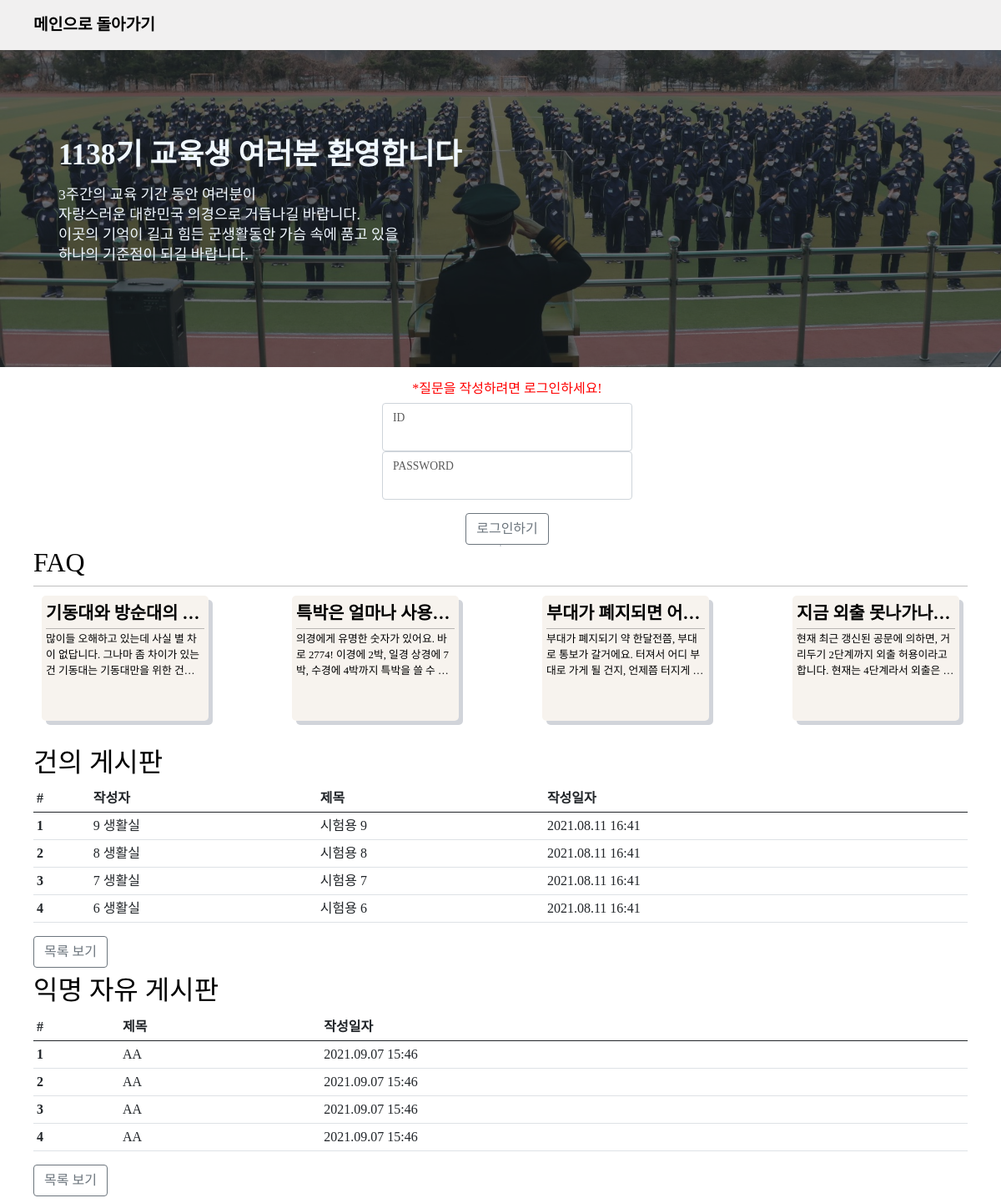
Page /main on the earlier database version.
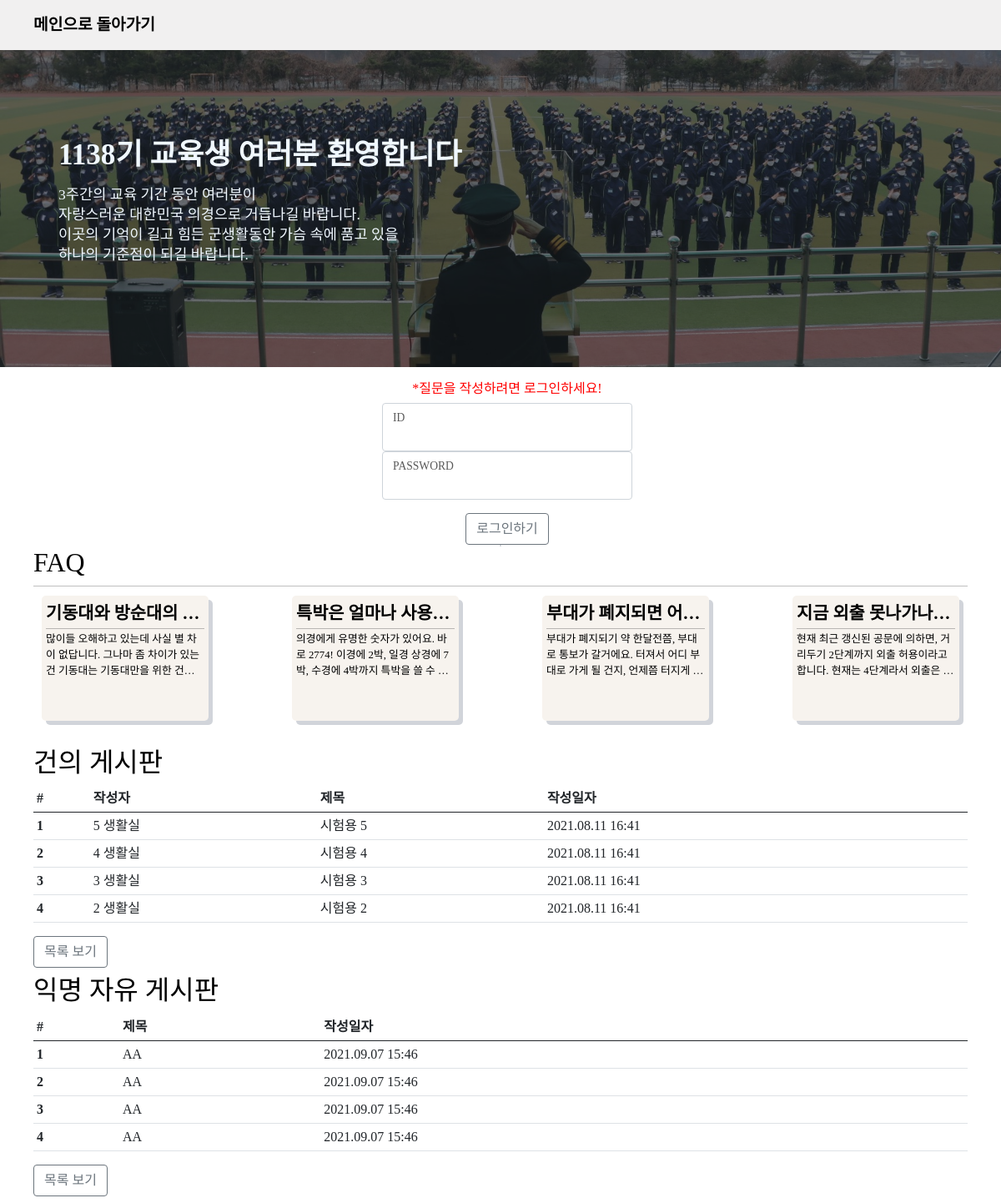
Same page on the later database version.
### app/models.py (models this page shows, shortened)
class Faq(db.Model):
    id = db.Column(db.Integer, primary_key=True)
    subject = db.Column(db.String(200), nullable=False)
    content = db.Column(db.Text(), nullable=False)

class Question(db.Model):
    id = db.Column(db.Integer, primary_key=True)
    user_id = db.Column(
        db.Integer,
        db.ForeignKey("user.id", ondelete="CASCADE"),
        nullable=False,
    )
    user = db.relationship("User", backref=db.backref("question_set"))
    subject = db.Column(db.String(200), nullable=False)
    content = db.Column(db.Text(), nullable=False)
    create_date = db.Column(db.DateTime(), nullable=False)

class User(db.Model):
    id = db.Column(db.Integer, primary_key=True)
    pw = db.Column(db.String(200), nullable=False)
    name = db.Column(db.String(50), nullable=False)
    _class = db.Column(db.String(50), nullable=True)

class Question_A(db.Model):
    id = db.Column(db.Integer, primary_key=True)
    subject = db.Column(db.String(200), nullable=False)
    content = db.Column(db.Text(), nullable=False)
    create_date = db.Column(db.DateTime(), nullable=False)

### app/views/main_views.py (the view, shortened to what this page needs)
@bp.route("/main", methods=["GET", "POST"])
def main():
    form = LoginForm()
    faq_list = Faq.query.limit(4).all()
    question_list = (
        Question.query.order_by(Question.create_date.desc()).limit(4).all()
    )
    question_a_list = (
        Question_A.query.order_by(Question_A.create_date.desc()).limit(4).all()
    )
    return render_template(
        "main.html",
        form=form,
        question_list=question_list,
        question_a_list=question_a_list,
        faq_list=faq_list,
    )

### app/forms.py
class LoginForm(FlaskForm):
    id = StringField("ID", validators=[DataRequired("id를 입력해주세요")])
    pw = PasswordField("비밀번호", validators=[DataRequired("pw를 입력해주세요")])
    login = SubmitField("로그인")

### app/filter.py (called while the page is built)
def datetime_form(value, fmt="%Y.%m.%d %H:%M"):
    return value.strftime(fmt)

### app/templates/main.html (shortened to what this page needs)
{% extends 'base.html' %}
{%block contents%}
<section class="main_img">
    <div class="main_container inner">
        <div class="title_container">
            <div class="title">1138기 교육생 여러분 환영합니다</div>
            <div class="message">3주간의 교육 기간 동안 여러분이 <br>
                자랑스러운 대한민국 의경으로 거듭나길 바랍니다.<br>
                이곳의 기억이 길고 힘든 군생활동안 가슴 속에 품고 있을<br>
                하나의 기준점이 되길 바랍니다.
            </div>
        </div>
    </div>
</section>
<section class='first_main inner'>
    <div class="login_form">
        {% if current_user.is_authenticated %}
        <h2>안녕하세요</h2>
        <h5>{{current_user.name}}</h5>
        <a class='btn btn-outline-secondary' href="{{url_for('main.logout')}}">로그아웃하기</a>
        {%else%}
        <h6>*질문을 작성하려면 로그인하세요!</h6>
        <form method="POST">
            <div class="form-floating">
                {{form.id(class='form-control login_input', id='floatingInput')}}
                {{form.id.label(for="floatingInput")}}
            </div>
            <div class="form-floating">
                <input type="password" class="form-control login_input" id="floatingInput" name='pw'>
                <label for="floatingInput">PASSWORD</label>
            </div>
            <button type="submit" id='button' class='btn btn-outline-secondary'>로그인하기</button>
        </form>
        {%endif%}
    </div>
    <div class="updown"></div>
    <div class="faq_container">
        <h2>FAQ</h2>
        <hr>
        <div class="faq_list">
            {% for faq in faq_list %}
            <a href="{{url_for('detail.faq_list')}}">
                <div class="faq_card">
                    <div class="card_title">{{faq.subject}}</div>
                    <hr>
                    <div class="card_detail">
                        {{faq.content}}
                    </div>
                </div>
            </a>
            {% endfor %}
        </div>
    </div>
</section>
<section class="inner">
    <h2>건의 게시판</h2>
    <table class="table table-sm">
        <thead>
            <tr>
                <th scope="col">#</th>
                <th scope="col">작성자</th>
                <th scope="col">제목</th>
                <th scope="col">작성일자</th>
            </tr>
        </thead>
        <tbody>
            {% if question_list %}
            {%for question in question_list %}
            <tr onclick="location.href='/detail/question_detail/{{question.id}}'">
                <th scope="row">{{loop.index}}</th>
                <td>{{question.user.name}}</td>
                <td>{{question.subject}}
                </td>
                <td>{{question.create_date|datetime}}</td>
            </tr>
            {%endfor%}
            {%endif%}
        </tbody>
    </table>
    <a class="btn btn-outline-secondary mb-2" href="{{ url_for('detail.question_list') }}" role="button">목록 보기</a>
</section>
<section class="inner">
    <h2>익명 자유 게시판</h2>
    <table class="table table-sm">
        <thead>
            <tr>
                <th scope="col">#</th>
                <th scope="col">제목</th>
                <th scope="col">작성일자</th>
            </tr>
        </thead>
        <tbody>
            {% if question_a_list %}
            {%for question in question_a_list %}
            <tr onclick="location.href='/detail/anonymous_detail/{{question.id}}'">
                <th scope="row">{{loop.index}}</th>
                <td>{{question.subject}}</td>
                <td>{{question.create_date|datetime}}</td>
            </tr>
            {%endfor%}
            {%endif%}
        </tbody>
    </table>
    <a class="btn btn-outline-secondary mb-2" href="{{ url_for('detail.anonymous') }}" role="button">목록 보기</a>
</section>
{% endblock %}

### app/templates/base.html (shortened to what this page needs)
<!DOCTYPE html>
<html lang="ko">
<head>
  <link rel='stylesheet' href="{{url_for('static', filename='css/normalize.css')}}">
  <link href='//spoqa.github.io/spoqa-han-sans/css/SpoqaHanSansNeo.css' rel='stylesheet' type='text/css'>
  <link rel="stylesheet" href="{{url_for('static',filename='css/bootstrap.min.css')}}">
  <link rel='stylesheet' href="{{url_for('static',filename='css/style.css')}}">
</head>
<body>
  <header>
    {% include 'nav.html' %}
  </header>
  {% block contents %}
  {% endblock %}
</body>
</html>

### app/templates/nav.html (shortened to what this page needs)
<nav class='inner'>
  <div>
    <a href="{{ url_for('main.main') }}">메인으로 돌아가기</a>
  </div>
</nav>

### app/static/css/style.css (style rules this page uses)
* { box-sizing:border-box; }
html { height: 100%; }
body { min-height: 100%; font-family: "Spoca Han Sans Neo", "sans-serif"; color:black; }
header { width: 100%; height: 60px; background-color: rgb(241, 240, 240); position: fixed; top:0; left:0; z-index:1000; }
.inner { height: 100%; padding: 0 40px; margin: 0 auto; }
nav { width: 100%; line-height: 60px; display: flex; justify-content: space-between; }
nav.inner { display: flex; justify-content: space-between; }
a { all:unset; }
nav * { font-size: 1.2rem; font-weight: bold; }
section { width: 100%; position: relative; }
.main_img { margin-top: 60px; height: 380px; background-image: url(/static/img/main_img2.jpg); background-size:cover; background-position: center 50%; background-repeat: no-repeat; z-index:1; }
.main_container { width: 100%; height:100%; background-color: rgba(25, 33, 37,0.6); z-index:2; }
.title_container { padding-top:100px; padding-left:30px; }
.title { font-size: 2.2rem; font-weight: bold; color: aliceblue; }
.message { margin-top: 0.5rem; font-size: 1.1rem; color: aliceblue; line-height: 1.5rem; }
h6 { color:red; }
.first_main { width:100%; height:100%; display: flex; margin-top:1rem; justify-content: space-between; align-items: center; }
.login_form { height: 100%; margin-left:1rem; width: 300px; text-align: center; }
#button { margin-top:1rem; }
.faq_container { width:100%; height:100%; margin-bottom: 20px; overflow:scroll; }
.faq_list { display: flex; width: 100%; justify-content: space-between; margin: 0.7rem 0; }
.faq_card { width:200px; height:150px; border-radius: 5px; box-shadow: 5px 5px rgba(25,42,70,0.2); padding: 5px; background-color: rgb(247, 243, 238); margin:0 10px; }
.updown { margin:0px 20px; max-height:280px; border: 1px solid rgba(25,42,70,0.2); width:0.1px; }
.card_title { font-weight: bold; font-size: 1.3rem; width: 100%; white-space: nowrap; overflow: hidden; text-overflow: ellipsis; }
.card_detail { font-size: 0.8rem; width: 100%; overflow:hidden; text-overflow: ellipsis; display: -webkit-box; -webkit-line-clamp: 3; -webkit-box-orient: vertical; }
hr { margin:3px 0; }
@media only screen and (max-width: 1200px) { .first_main { flex-direction: column; } }

Differences in the rows shown:
removed Question: user.name "9 생활실", subject "시험용 9", create_date "2021.08.11 16:41"
removed Question: user.name "8 생활실", subject "시험용 8", create_date "2021.08.11 16:41"
removed Question: user.name "7 생활실", subject "시험용 7", create_date "2021.08.11 16:41"
removed Question: user.name "6 생활실", subject "시험용 6", create_date "2021.08.11 16:41"
now on this page (row unchanged): Question: user.name "5 생활실", subject "시험용 5", create_date "2021.08.11 16:41"
now on this page (row unchanged): Question: user.name "4 생활실", subject "시험용 4", create_date "2021.08.11 16:41"
now on this page (row unchanged): Question: user.name "3 생활실", subject "시험용 3", create_date "2021.08.11 16:41"
now on this page (row unchanged): Question: user.name "2 생활실", subject "시험용 2", create_date "2021.08.11 16:41"
